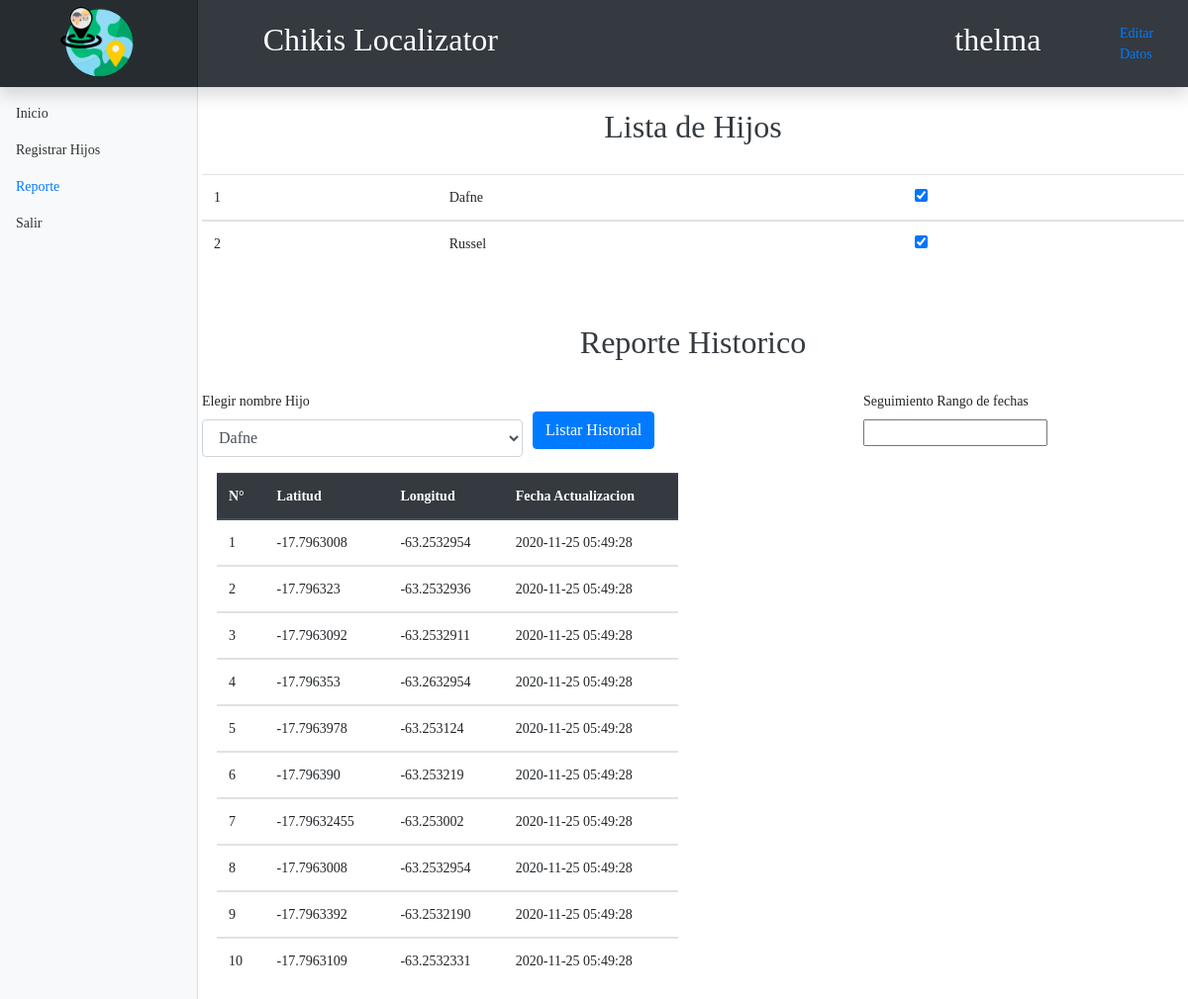
Screenshot of /reporte.php (signed in) with the database file from the repository.
### tables this page shows
CREATE TABLE `hijo` (
  `idHijo` int(11) NOT NULL,
  `nombreHijo` varchar(45) NOT NULL,
  `codigoPais` smallint(6) NOT NULL,
  `celular` int(11) NOT NULL,
  `operadorMovil` varchar(5) NOT NULL COMMENT 'Viva\\nTigo\\nEntel',
  `imei` varchar(45) NOT NULL,
  `estado` tinyint(4) NOT NULL DEFAULT '1' COMMENT '1 Activo\\n0 Inactivo',
  `fechaActualizacion` timestamp NOT NULL DEFAULT CURRENT_TIMESTAMP,
  `idUsuario` int(11) NOT NULL,
  `idDispositivo` int(11) NOT NULL
);

CREATE TABLE `localizacion` (
  `idLocalizacion` int(11) NOT NULL,
  `latitud` varchar(15) NOT NULL,
  `longitud` varchar(15) NOT NULL,
  `imei` varchar(45) NOT NULL,
  `fechaActualizacion` timestamp NOT NULL DEFAULT CURRENT_TIMESTAMP,
  `idHijo` int(11) NOT NULL
);

### reporte.php (the view, shortened to what this page needs)
<?php
include 'conexion.php';
$usuario = $_SESSION['username'];
$idUsuario=$_SESSION['idUsuario'];
$rol = $_SESSION['idRol'];
?>
<!doctype html>
<html lang="en">
<head>
	<link rel="stylesheet" href="https://cdn.jsdelivr.net/npm/bootstrap@4.5.3/dist/css/bootstrap.min.css">
	<link href="https://cdn.jsdelivr.net/gh/gitbrent/bootstrap4-toggle@3.6.1/css/bootstrap4-toggle.min.css" rel="stylesheet">
	<link href="dashboard.css" rel="stylesheet">
</head>
<body>
	<nav class="navbar navbar-dark sticky-top bg-dark flex-md-nowrap p-0 shadow">
		<div class="navbar-brand col-md-3 col-lg-2 mr-0 px-3" align="center">
			<a href="inicio.php"><img src="images/Logo.png" alt="" width="80" height="80"></a>
		</div>
		<div class="col-md-6 mr-5">
			<h1>Chikis Localizator</h1>
		</div>
		<div class="col-md-1">
			<?php echo "<h1>$usuario</h1>"; ?>
		</div>
		<div class="col-md-1">
			<a class="nav-link" href="editarPerfil.php"><span data-feather="user"></span>Editar Datos</a>
		</div>
	</nav>
	<div class="container-fluid">
		<div class="row">
			<nav id="sidebarMenu" class="col-md-3 col-lg-2 d-md-block bg-light sidebar collapse">
				<div class="sidebar-sticky pt-3">
					<ul class="nav flex-column">
						<li class="nav-item">
							<a class="nav-link" href="inicio.php">
								Inicio <span class="sr-only">(current)</span>
							</a>
						</li>
						<?php
						if ($rol != 1) {
						?>
							<li class="nav-item">
								<a class="nav-link" href="hijo.php">
									Registrar Hijos
								</a>
							</li>
						<?php
						}
						?>
						<?php
						if ($rol != 1) {
						?>
							<li class="nav-item">
								<a class="nav-link active" href="#">
									Reporte
								</a>
							</li>
						<?php
						}
						?>
						<li class="nav-item">
							<a class="nav-link" href="index.php">
								Salir
							</a>
						</li>
					</ul>
				</div>
			</nav>
			<main role="main" class="col-md-9 ml-sm-auto col-lg-10 px-md-1">
				<br>
				<h2 class="" align="center">Lista de Hijos</h2><br>
				<table class="table">
					<?php
					$sql = "SELECT idHijo,nombreHijo,H.codigoPais,H.celular,operadorMovil,imei
										from hijo H inner join usuario U on H.idUsuario=U.idUsuario
										where U.usuario='$usuario'";
					$result = mysqli_query($conexion, $sql);
					while ($mostrar = mysqli_fetch_array($result)) {
					?>
						<tbody>
							<tr>
								<td><?php echo $mostrar['idHijo'] ?></td>
								<td><?php echo $mostrar['nombreHijo'] ?></td>
								<td>
									<input type="checkbox" checked data-toggle="toggle" data-onstyle="primary" data-on="Activar" data-off="Desactivar">
								</td>
							</tr>
						</tbody>
					<?php
					}
					?>
				</table>
				<br><br>
				<h2 class="" align="center">Reporte Historico</h2><br>
				<form action="" method="POST">
					<div class="form-row">
						<div class="form-group col-md-4">
							<label for="inputState">Elegir nombre Hijo</label>
							<select id="inputState" class="form-control">
								<?php
								$sql = "SELECT idHijo,nombreHijo,H.codigoPais,H.celular,operadorMovil,imei
												from hijo H inner join usuario U on H.idUsuario=U.idUsuario
												where U.usuario='$usuario'";
								$result = mysqli_query($conexion, $sql);
								while ($mostrar = mysqli_fetch_array($result)) {
								?>
									<option value="<?php echo $mostrar['idHijo'] ?>">
										<?php echo $mostrar['nombreHijo'] ?>
									</option>
								<?php
								}
								?>
							</select>
						</div>
						<div class="form-group col-md-4">
							<br>
							<button class="btn btn-primary" type="button" data-toggle="modal" data-target=".bd-example-modal-lg" id="botonMostrar" onclick="onclickMostrarListaSeguimientos()">Listar Historial</button>
						</div>
						<div class="form-group col-md-4">
							<label for="rango-fechas-seguimiento">Seguimiento Rango de fechas </label>
							<input type="text" readonly name="rango-fechas-seguimiento" id="rango-fechas-seguimiento">
						</div>
					</div>
				</form>
				<div class="container" data-aos="zoom-out" data-aos-delay="100">
					<div class="row">
						<div class="col-xl-6">
							<table class="table">
								<thead class="thead-dark">
									<tr>
										<th scope="col">N°</th>
										<th scope="col">Latitud</th>
										<th scope="col">Longitud</th>
										<th scope="col">Fecha Actualizacion</th>
									</tr>
								</thead>
								<?php
								$sql = "SELECT L.idLocalizacion, L.latitud, L.longitud, L.fechaActualizacion
												from localizacion L inner join hijo H on L.idHijo=H.idHijo inner join usuario U on U.idUsuario=H.idUsuario
												where U.idUsuario=$idUsuario ";
								$result = mysqli_query($conexion, $sql);
								while ($mostrar = mysqli_fetch_array($result)) {
									$idLocalizacion = $mostrar['idLocalizacion'];
									$latitud = $mostrar['latitud'];
									$longitud = $mostrar['longitud'];
									$fechaActualizacion = $mostrar['fechaActualizacion'];
								?>
									<tbody>
										<tr>
											<td><?php echo $idLocalizacion; ?></td>
											<td><?php echo $latitud; ?></td>
											<td><?php echo $longitud; ?></td>
											<td><?php echo $fechaActualizacion; ?></td>
										</tr>
									</tbody>
								<?php
								}
								?>
							</table>
						</div>
						<div id="map" class="col-xl-6"></div>
					</div>
				</div>
			</main>
		</div>
	</div>
</body>
</html>

### dashboard.css (style rules this page uses)
body { font-size: .875rem; font-family: 'Sansita Swashed', cursive; }
.sidebar { position: fixed; top: 0; bottom: 0; left: 0; z-index: 100; padding: 80px 0 0; box-shadow: inset -1px 0 0 rgba(0, 0, 0, .1); }
.sidebar-sticky { position: relative; top: 0; height: calc(100vh - 48px); padding-top: .5rem; overflow-x: hidden; overflow-y: auto; }
.sidebar .nav-link { font-weight: 500; color: #333; }
.sidebar .nav-link.active { color: #007bff; }
.navbar-brand { padding-top: .0rem; padding-bottom: .5rem; font-size: 1rem; background-color: rgba(0, 0, 0, .25); box-shadow: inset -1px 0 0 rgba(0, 0, 0, .25); }
h1 { color: #ffffff; font-family: 'Sansita Swashed', cursive; font-size: 2rem; }
h2 { color: #343A40; font-family: 'Sansita Swashed', cursive; font-size: 2rem; }

### reporte.php (style rules this page uses)
#map { width: 550px; height: 500px; }

### rows the page displays
hijo: idHijo "1", nombreHijo "Dafne"
hijo: idHijo "2", nombreHijo "Russel"
localizacion: idLocalizacion "1", latitud "-17.7963008", longitud "-63.2532954", fechaActualizacion "2020-11-25 05:49:28"
localizacion: idLocalizacion "2", latitud "-17.796323", longitud "-63.2532936", fechaActualizacion "2020-11-25 05:49:28"
localizacion: idLocalizacion "3", latitud "-17.7963092", longitud "-63.2532911", fechaActualizacion "2020-11-25 05:49:28"
localizacion: idLocalizacion "4", latitud "-17.796353", longitud "-63.2632954", fechaActualizacion "2020-11-25 05:49:28"
localizacion: idLocalizacion "5", latitud "-17.7963978", longitud "-63.253124", fechaActualizacion "2020-11-25 05:49:28"
localizacion: idLocalizacion "6", latitud "-17.796390", longitud "-63.253219", fechaActualizacion "2020-11-25 05:49:28"
localizacion: idLocalizacion "7", latitud "-17.79632455", longitud "-63.253002", fechaActualizacion "2020-11-25 05:49:28"
localizacion: idLocalizacion "8", latitud "-17.7963008", longitud "-63.2532954", fechaActualizacion "2020-11-25 05:49:28"
localizacion: idLocalizacion "9", latitud "-17.7963392", longitud "-63.2532190", fechaActualizacion "2020-11-25 05:49:28"
localizacion: idLocalizacion "10", latitud "-17.7963109", longitud "-63.2532331", fechaActualizacion "2020-11-25 05:49:28"

### other values shown
$usuario "thelma"
form field value "Dafne"
